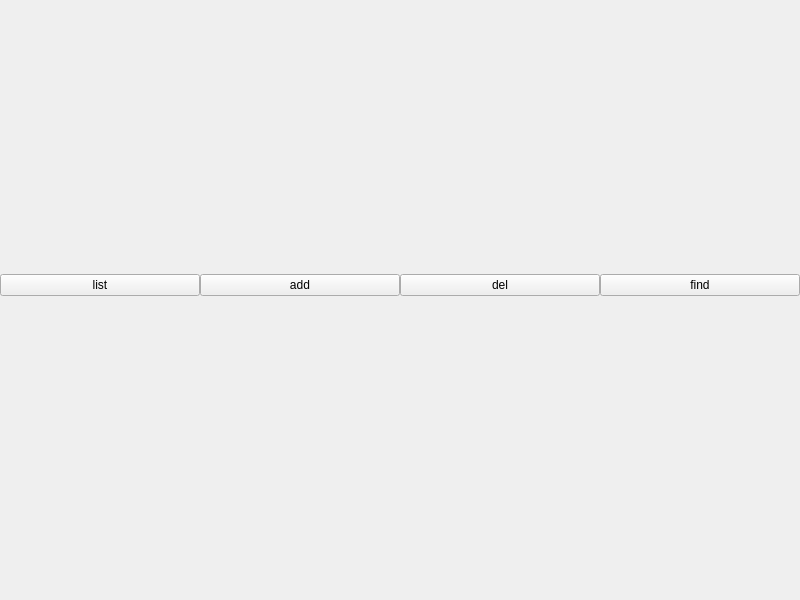
<?xml version="1.0" encoding="UTF-8"?>
<ui version="4.0">
 <class>Widget</class>
 <widget class="QWidget" name="Widget">
  <property name="geometry">
   <rect>
    <x>0</x>
    <y>0</y>
    <width>800</width>
    <height>600</height>
   </rect>
  </property>
  <property name="windowTitle">
   <string>Widget</string>
  </property>
  <layout class="QVBoxLayout" name="verticalLayout_2">
   <property name="spacing">
    <number>0</number>
   </property>
   <property name="leftMargin">
    <number>0</number>
   </property>
   <property name="topMargin">
    <number>0</number>
   </property>
   <property name="rightMargin">
    <number>0</number>
   </property>
   <property name="bottomMargin">
    <number>0</number>
   </property>
   <item>
    <layout class="QVBoxLayout" name="verticalLayout">
     <property name="spacing">
      <number>0</number>
     </property>
     <property name="bottomMargin">
      <number>30</number>
     </property>
     <item>
      <layout class="QHBoxLayout" name="horizontalLayout">
       <item>
        <widget class="QPushButton" name="listBtn">
         <property name="text">
          <string>list</string>
         </property>
        </widget>
       </item>
       <item>
        <widget class="QPushButton" name="addBtn">
         <property name="text">
          <string>add</string>
         </property>
        </widget>
       </item>
       <item>
        <widget class="QPushButton" name="delBtn">
         <property name="text">
          <string>del</string>
         </property>
        </widget>
       </item>
       <item>
        <widget class="QPushButton" name="findBtn">
         <property name="text">
          <string>find</string>
         </property>
        </widget>
       </item>
      </layout>
     </item>
    </layout>
   </item>
  </layout>
 </widget>
 <resources/>
 <connections/>
</ui>
